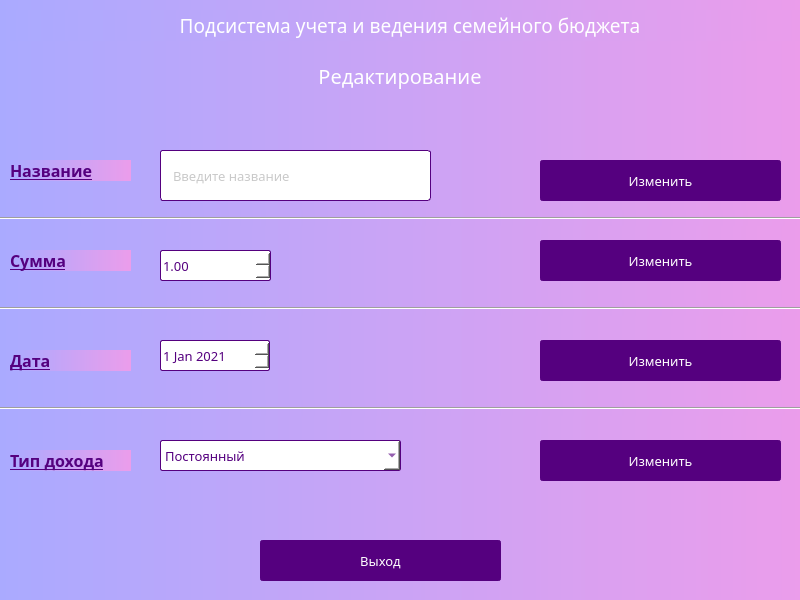
<?xml version="1.0" encoding="UTF-8"?>
<ui version="4.0">
 <class>Dialog</class>
 <widget class="QDialog" name="Dialog">
  <property name="geometry">
   <rect>
    <x>0</x>
    <y>0</y>
    <width>800</width>
    <height>600</height>
   </rect>
  </property>
  <property name="minimumSize">
   <size>
    <width>800</width>
    <height>600</height>
   </size>
  </property>
  <property name="maximumSize">
   <size>
    <width>800</width>
    <height>600</height>
   </size>
  </property>
  <property name="windowTitle">
   <string>Dialog</string>
  </property>
  <property name="styleSheet">
   <string notr="true">background-color: qlineargradient(spread:pad, x1:0, y1:0, x2:1, y2:0, stop:0 rgb(170, 170, 255), stop:1 rgb(235, 157, 235));</string>
  </property>
  <widget class="QLabel" name="label_5">
   <property name="geometry">
    <rect>
     <x>10</x>
     <y>350</y>
     <width>121</width>
     <height>21</height>
    </rect>
   </property>
   <property name="font">
    <font>
     <family>Century Gothic</family>
     <pointsize>12</pointsize>
     <weight>75</weight>
     <bold>true</bold>
     <underline>true</underline>
    </font>
   </property>
   <property name="styleSheet">
    <string notr="true">color: rgb(85, 0, 127);</string>
   </property>
   <property name="text">
    <string>Дата</string>
   </property>
  </widget>
  <widget class="QLabel" name="label_4">
   <property name="geometry">
    <rect>
     <x>10</x>
     <y>250</y>
     <width>121</width>
     <height>21</height>
    </rect>
   </property>
   <property name="font">
    <font>
     <family>Century Gothic</family>
     <pointsize>12</pointsize>
     <weight>75</weight>
     <bold>true</bold>
     <underline>true</underline>
    </font>
   </property>
   <property name="styleSheet">
    <string notr="true">color: rgb(85, 0, 127);</string>
   </property>
   <property name="text">
    <string>Сумма</string>
   </property>
  </widget>
  <widget class="QComboBox" name="typeBox">
   <property name="geometry">
    <rect>
     <x>160</x>
     <y>440</y>
     <width>241</width>
     <height>31</height>
    </rect>
   </property>
   <property name="font">
    <font>
     <family>Century Gothic</family>
     <pointsize>10</pointsize>
    </font>
   </property>
   <property name="styleSheet">
    <string notr="true">background-color: rgb(255, 255, 255);
color: rgb(85, 0, 127);
border: 1px solid rgb(85, 0, 127);
border-radius: 2px;</string>
   </property>
   <item>
    <property name="text">
     <string>Постоянный</string>
    </property>
   </item>
   <item>
    <property name="text">
     <string>Непостоянный</string>
    </property>
   </item>
  </widget>
  <widget class="QLabel" name="label_6">
   <property name="geometry">
    <rect>
     <x>10</x>
     <y>450</y>
     <width>121</width>
     <height>21</height>
    </rect>
   </property>
   <property name="font">
    <font>
     <family>Century Gothic</family>
     <pointsize>12</pointsize>
     <weight>75</weight>
     <bold>true</bold>
     <underline>true</underline>
    </font>
   </property>
   <property name="styleSheet">
    <string notr="true">color: rgb(85, 0, 127);</string>
   </property>
   <property name="text">
    <string>Тип дохода</string>
   </property>
  </widget>
  <widget class="QPushButton" name="quitBtn">
   <property name="geometry">
    <rect>
     <x>260</x>
     <y>540</y>
     <width>241</width>
     <height>41</height>
    </rect>
   </property>
   <property name="font">
    <font>
     <family>Century Gothic</family>
     <pointsize>10</pointsize>
    </font>
   </property>
   <property name="styleSheet">
    <string notr="true">QPushButton{
background-color:rgb(85, 0, 127);
border-radius: 3px;
border: 2px solid rgb(85, 0, 127);
color:rgb(255, 255, 255);
}

QPushButton::hover{
	background-color: rgb(108, 0, 162);
	border: 2px solid rgb(108, 0, 162);
}

QPushButton::pressed{
	background-color:rgb(129, 0, 193);
	border-bottom: 2px solid rgb(129, 0, 193);
	border-leftt:  2px solid rgb(129, 0, 193);
	border-right:  2px solid rgb(129, 0, 193);
}


</string>
   </property>
   <property name="text">
    <string>Выход</string>
   </property>
  </widget>
  <widget class="QLabel" name="label_3">
   <property name="geometry">
    <rect>
     <x>10</x>
     <y>160</y>
     <width>121</width>
     <height>21</height>
    </rect>
   </property>
   <property name="font">
    <font>
     <family>Century Gothic</family>
     <pointsize>12</pointsize>
     <weight>75</weight>
     <bold>true</bold>
     <underline>true</underline>
    </font>
   </property>
   <property name="styleSheet">
    <string notr="true">color: rgb(85, 0, 127);</string>
   </property>
   <property name="text">
    <string>Название</string>
   </property>
  </widget>
  <widget class="QDateEdit" name="inputDate">
   <property name="geometry">
    <rect>
     <x>160</x>
     <y>340</y>
     <width>110</width>
     <height>31</height>
    </rect>
   </property>
   <property name="font">
    <font>
     <family>Century Gothic</family>
     <pointsize>10</pointsize>
    </font>
   </property>
   <property name="styleSheet">
    <string notr="true">background-color: rgb(255, 255, 255);
color: rgb(85, 0, 127);
border-radius: 2px;
border:  1px solid rgb(85, 0, 127);</string>
   </property>
   <property name="date">
    <date>
     <year>2021</year>
     <month>1</month>
     <day>1</day>
    </date>
   </property>
  </widget>
  <widget class="QLineEdit" name="inputName">
   <property name="geometry">
    <rect>
     <x>160</x>
     <y>150</y>
     <width>271</width>
     <height>51</height>
    </rect>
   </property>
   <property name="font">
    <font>
     <family>Century Gothic</family>
     <pointsize>10</pointsize>
     <italic>false</italic>
     <underline>false</underline>
     <kerning>true</kerning>
    </font>
   </property>
   <property name="toolTip">
    <string>&lt;html&gt;&lt;head/&gt;&lt;body&gt;&lt;p&gt;&lt;br/&gt;&lt;/p&gt;&lt;/body&gt;&lt;/html&gt;</string>
   </property>
   <property name="styleSheet">
    <string notr="true">QLineEdit{
	border-radius: 3px;
	background-color:rgb(255, 255, 255);
	border:  1px solid rgb(85, 0, 127);
	color:rgb(148, 148, 148);
	padding-left: 10px;
}

QLineEdit::hover{
	border:  1px solid rgb(147, 0, 221);
}</string>
   </property>
   <property name="inputMask">
    <string/>
   </property>
   <property name="frame">
    <bool>true</bool>
   </property>
   <property name="alignment">
    <set>Qt::AlignLeading|Qt::AlignLeft|Qt::AlignVCenter</set>
   </property>
   <property name="placeholderText">
    <string>Введите название</string>
   </property>
  </widget>
  <widget class="QPushButton" name="editTypeBtn">
   <property name="geometry">
    <rect>
     <x>540</x>
     <y>440</y>
     <width>241</width>
     <height>41</height>
    </rect>
   </property>
   <property name="font">
    <font>
     <family>Century Gothic</family>
     <pointsize>10</pointsize>
    </font>
   </property>
   <property name="styleSheet">
    <string notr="true">QPushButton{
	background-color:rgb(85, 0, 127);
border-radius: 3px;
border: 2px solid rgb(85, 0, 127);
color:rgb(255, 255, 255);
}

QPushButton::hover{
	background-color: rgb(108, 0, 162);
	border: 2px solid rgb(108, 0, 162);
}

QPushButton::pressed{
	background-color:rgb(129, 0, 193);
	border-bottom: 2px solid rgb(129, 0, 193);
	border-leftt:  2px solid rgb(129, 0, 193);
	border-right:  2px solid rgb(129, 0, 193);
}


</string>
   </property>
   <property name="text">
    <string>Изменить</string>
   </property>
  </widget>
  <widget class="QDoubleSpinBox" name="inputSum">
   <property name="geometry">
    <rect>
     <x>160</x>
     <y>250</y>
     <width>111</width>
     <height>31</height>
    </rect>
   </property>
   <property name="font">
    <font>
     <family>Century Gothic</family>
     <pointsize>10</pointsize>
    </font>
   </property>
   <property name="styleSheet">
    <string notr="true">background-color: rgb(255, 255, 255);
color: rgb(85, 0, 127);
border-radius: 2px;
border:  1px solid rgb(85, 0, 127);</string>
   </property>
   <property name="minimum">
    <double>1.000000000000000</double>
   </property>
   <property name="maximum">
    <double>5000.000000000000000</double>
   </property>
  </widget>
  <widget class="QLabel" name="label_2">
   <property name="geometry">
    <rect>
     <x>0</x>
     <y>60</y>
     <width>800</width>
     <height>31</height>
    </rect>
   </property>
   <property name="minimumSize">
    <size>
     <width>800</width>
     <height>0</height>
    </size>
   </property>
   <property name="maximumSize">
    <size>
     <width>800</width>
     <height>16777215</height>
    </size>
   </property>
   <property name="font">
    <font>
     <family>Century Gothic</family>
     <pointsize>15</pointsize>
    </font>
   </property>
   <property name="styleSheet">
    <string notr="true">color: rgb(255, 255, 255);</string>
   </property>
   <property name="frameShadow">
    <enum>QFrame::Plain</enum>
   </property>
   <property name="text">
    <string>Редактирование</string>
   </property>
   <property name="alignment">
    <set>Qt::AlignCenter</set>
   </property>
  </widget>
  <widget class="QLabel" name="label">
   <property name="geometry">
    <rect>
     <x>10</x>
     <y>10</y>
     <width>800</width>
     <height>31</height>
    </rect>
   </property>
   <property name="minimumSize">
    <size>
     <width>800</width>
     <height>0</height>
    </size>
   </property>
   <property name="maximumSize">
    <size>
     <width>800</width>
     <height>16777215</height>
    </size>
   </property>
   <property name="font">
    <font>
     <family>Century Gothic</family>
     <pointsize>14</pointsize>
    </font>
   </property>
   <property name="styleSheet">
    <string notr="true">color: rgb(255, 255, 255);</string>
   </property>
   <property name="frameShadow">
    <enum>QFrame::Plain</enum>
   </property>
   <property name="text">
    <string>Подсистема учета и ведения семейного бюджета</string>
   </property>
   <property name="alignment">
    <set>Qt::AlignCenter</set>
   </property>
  </widget>
  <widget class="QPushButton" name="editDateBtn">
   <property name="geometry">
    <rect>
     <x>540</x>
     <y>340</y>
     <width>241</width>
     <height>41</height>
    </rect>
   </property>
   <property name="font">
    <font>
     <family>Century Gothic</family>
     <pointsize>10</pointsize>
    </font>
   </property>
   <property name="styleSheet">
    <string notr="true">QPushButton{
	background-color:rgb(85, 0, 127);
border-radius: 3px;
border: 2px solid rgb(85, 0, 127);
color:rgb(255, 255, 255);
}

QPushButton::hover{
	background-color: rgb(108, 0, 162);
	border: 2px solid rgb(108, 0, 162);
}

QPushButton::pressed{
	background-color:rgb(129, 0, 193);
	border-bottom: 2px solid rgb(129, 0, 193);
	border-leftt:  2px solid rgb(129, 0, 193);
	border-right:  2px solid rgb(129, 0, 193);
}


</string>
   </property>
   <property name="text">
    <string>Изменить</string>
   </property>
  </widget>
  <widget class="QPushButton" name="editSumBtn">
   <property name="geometry">
    <rect>
     <x>540</x>
     <y>240</y>
     <width>241</width>
     <height>41</height>
    </rect>
   </property>
   <property name="font">
    <font>
     <family>Century Gothic</family>
     <pointsize>10</pointsize>
    </font>
   </property>
   <property name="styleSheet">
    <string notr="true">QPushButton{
	background-color:rgb(85, 0, 127);
border-radius: 3px;
border: 2px solid rgb(85, 0, 127);
color:rgb(255, 255, 255);
}

QPushButton::hover{
	background-color: rgb(108, 0, 162);
	border: 2px solid rgb(108, 0, 162);
}

QPushButton::pressed{
	background-color:rgb(129, 0, 193);
	border-bottom: 2px solid rgb(129, 0, 193);
	border-leftt:  2px solid rgb(129, 0, 193);
	border-right:  2px solid rgb(129, 0, 193);
}


</string>
   </property>
   <property name="text">
    <string>Изменить</string>
   </property>
  </widget>
  <widget class="QPushButton" name="editNameBtn">
   <property name="geometry">
    <rect>
     <x>540</x>
     <y>160</y>
     <width>241</width>
     <height>41</height>
    </rect>
   </property>
   <property name="font">
    <font>
     <family>Century Gothic</family>
     <pointsize>10</pointsize>
    </font>
   </property>
   <property name="styleSheet">
    <string notr="true">QPushButton{
	background-color:rgb(85, 0, 127);
border-radius: 3px;
border: 2px solid rgb(85, 0, 127);
color:rgb(255, 255, 255);
}

QPushButton::hover{
	background-color: rgb(108, 0, 162);
	border: 2px solid rgb(108, 0, 162);
}

QPushButton::pressed{
	background-color:rgb(129, 0, 193);
	border-bottom: 2px solid rgb(129, 0, 193);
	border-leftt:  2px solid rgb(129, 0, 193);
	border-right:  2px solid rgb(129, 0, 193);
}


</string>
   </property>
   <property name="text">
    <string>Изменить</string>
   </property>
  </widget>
  <widget class="Line" name="line">
   <property name="geometry">
    <rect>
     <x>0</x>
     <y>400</y>
     <width>801</width>
     <height>16</height>
    </rect>
   </property>
   <property name="orientation">
    <enum>Qt::Horizontal</enum>
   </property>
  </widget>
  <widget class="Line" name="line_2">
   <property name="geometry">
    <rect>
     <x>0</x>
     <y>300</y>
     <width>801</width>
     <height>16</height>
    </rect>
   </property>
   <property name="orientation">
    <enum>Qt::Horizontal</enum>
   </property>
  </widget>
  <widget class="Line" name="line_3">
   <property name="geometry">
    <rect>
     <x>0</x>
     <y>210</y>
     <width>801</width>
     <height>16</height>
    </rect>
   </property>
   <property name="orientation">
    <enum>Qt::Horizontal</enum>
   </property>
  </widget>
 </widget>
 <resources/>
 <connections/>
</ui>
